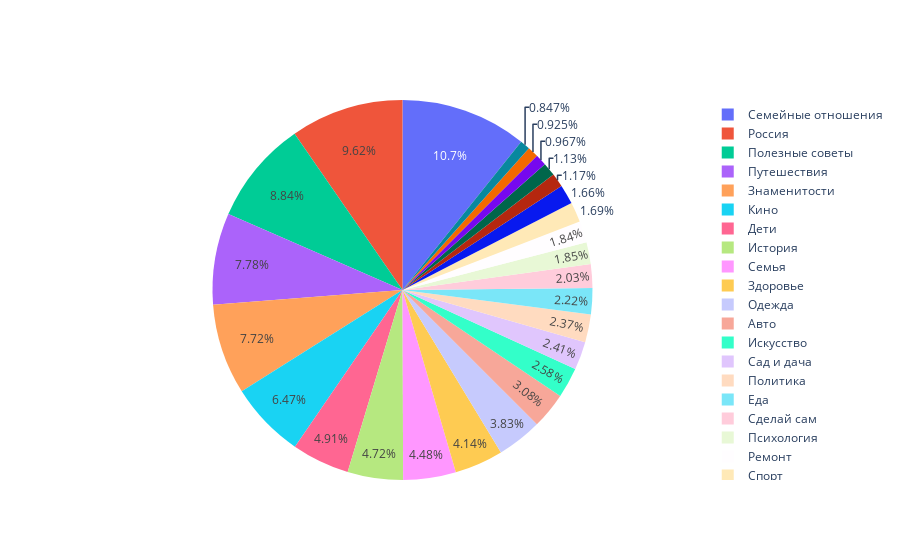

Here is the notebook cell this chart was saved with:
### Code cell
# круговая диаграмма для построения и проверки
fig = go.Figure()

df_source = df.groupby('source_topic')['visits'].sum()

fig.add_trace(
        go.Pie(
            labels = df_source.index,
            values=df_source.values
                
        )
    )
fig.show()

### Figure 1 — Plotly figure (JSON) as saved in the notebook; plotly's stock layout.template omitted (floating-point values rounded to 4 significant figures)
{"data": [{"labels": ["Авто", "Деньги", "Дети", "Еда", "Здоровье", "Знаменитости", "Интерьеры", "Искусство", "История", "Кино", "Музыка", "Одежда", "Полезные советы", "Политика", "Психология", "Путешествия", "Ремонт", "Россия", "Сад и дача", "Сделай сам", "Семейные отношения", "Семья", "Спорт", "Строительство", "Технологии", "Финансы"], "type": "pie", "values": [9567, 5157, 15243, 6892, 12831, 23945, 3614, 8001, 14628, 20084, 2869, 11895, 27412, 7341, 5730, 24124, 5699, 29831, 7470, 6287, 33309, 13896, 5253, 3000, 3501, 2628]}], "layout": {}}
